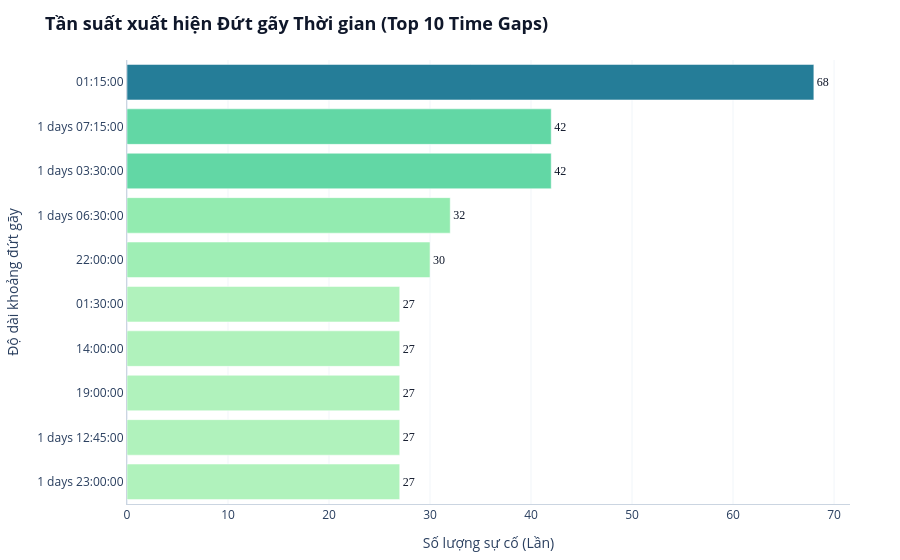

Source (notebook cell):
### Markdown cell above
### 6.3. Báo cáo Tần suất Đứt gãy thời gian (Time Gaps Severity)
Biểu đồ thanh ngang với màu sắc theo cấp độ (Heatmap-style Bar) cảnh báo trực quan về những lỗ hổng lớn nhất trong Data.

### Code cell
gaps_counts = gaps.value_counts().head(10).reset_index()
gaps_counts.columns = ['gap_duration', 'count']
# Chuẩn hóa text hiển thị
gaps_counts['gap_duration'] = gaps_counts['gap_duration'].astype(str).str.replace('0 days ', '')

fig = px.bar(
    gaps_counts, 
    x='count', 
    y='gap_duration', 
    orientation='h',
    text='count', 
    color='count',
    # Bảng màu Tealgrn (Xanh lam - Ngọc): dịu mắt, sắc nét trên nền trắng
    color_continuous_scale=px.colors.sequential.Tealgrn
)

# Tùy chỉnh hiển thị con số trên đầu thanh
fig.update_traces(
    textposition='outside', 
    textfont=dict(size=12, color='#0f172a', family='Arial Black'),
    cliponaxis=False # Đảm bảo con số ở ngoài cùng không bị viền biểu đồ cắt mất
)

fig.update_layout(
    template='plotly_white', # Chuyển sang nền trắng chuẩn
    title="<b>Tần suất xuất hiện Đứt gãy Thời gian (Top 10 Time Gaps)</b>",
    title_font_size=18,
    title_font_color='#0f172a',
    xaxis_title="Số lượng sự cố (Lần)",
    yaxis_title="Độ dài khoảng đứt gãy",
    
    # Ẩn Colorbar thừa
    coloraxis_showscale=False,
    
    # Cấu hình Trục X
    xaxis=dict(
        showgrid=True, 
        gridcolor='#f1f5f9', # Đường lưới dọc xám siêu nhẹ
        linecolor='#cbd5e1'   # Đường viền trục x
    ),
    
    # Gộp toàn bộ thuộc tính yaxis vào 1 dict duy nhất tại đây
    yaxis=dict(
        categoryorder='total ascending',
        showgrid=False,      # Bỏ đường lưới ngang giúp biểu đồ thoáng hơn
        linecolor='#cbd5e1'
    ),
    margin=dict(l=20, r=50, t=60, b=40)
)

fig.show()

### Figure 1 — Plotly figure (JSON) as saved in the notebook; plotly's stock layout.template omitted (floating-point values rounded to 4 significant figures)
{"data": [{"cliponaxis": false, "hovertemplate": "count=%{marker.color}<br>gap_duration=%{y}<extra></extra>", "legendgroup": "", "marker": {"color": [68, 42, 42, 32, 30, 27, 27, 27, 27, 27], "coloraxis": "coloraxis", "pattern": {"shape": ""}}, "name": "", "orientation": "h", "showlegend": false, "text": [68.0, 42.0, 42.0, 32.0, 30.0, 27.0, 27.0, 27.0, 27.0, 27.0], "textfont": {"color": "#0f172a", "family": "Arial Black", "size": 12}, "textposition": "outside", "type": "bar", "x": [68, 42, 42, 32, 30, 27, 27, 27, 27, 27], "xaxis": "x", "y": ["01:15:00", "1 days 03:30:00", "1 days 07:15:00", "1 days 06:30:00", "22:00:00", "1 days 23:00:00", "1 days 12:45:00", "19:00:00", "14:00:00", "01:30:00"], "yaxis": "y"}], "layout": {"barmode": "relative", "coloraxis": {"autocolorscale": false, "colorbar": {"title": {"text": "count"}}, "colorscale": [[0, "rgb(176, 242, 188)"], [0.1667, "rgb(137, 232, 172)"], [0.3333, "rgb(103, 219, 165)"], [0.5, "rgb(76, 200, 163)"], [0.6667, "rgb(56, 178, 163)"], [0.8333, "rgb(44, 152, 160)"], [1, "rgb(37, 125, 152)"]], "showscale": false}, "legend": {"tracegroupgap": 0}, "margin": {"b": 40, "l": 20, "r": 50, "t": 60}, "title": {"font": {"color": "#0f172a", "size": 18}, "text": "<b>Tần suất xuất hiện Đứt gãy Thời gian (Top 10 Time Gaps)</b>"}, "xaxis": {"anchor": "y", "domain": [0, 1], "gridcolor": "#f1f5f9", "linecolor": "#cbd5e1", "showgrid": true, "title": {"text": "Số lượng sự cố (Lần)"}}, "yaxis": {"anchor": "x", "categoryorder": "total ascending", "domain": [0, 1], "linecolor": "#cbd5e1", "showgrid": false, "title": {"text": "Độ dài khoảng đứt gãy"}}}}
